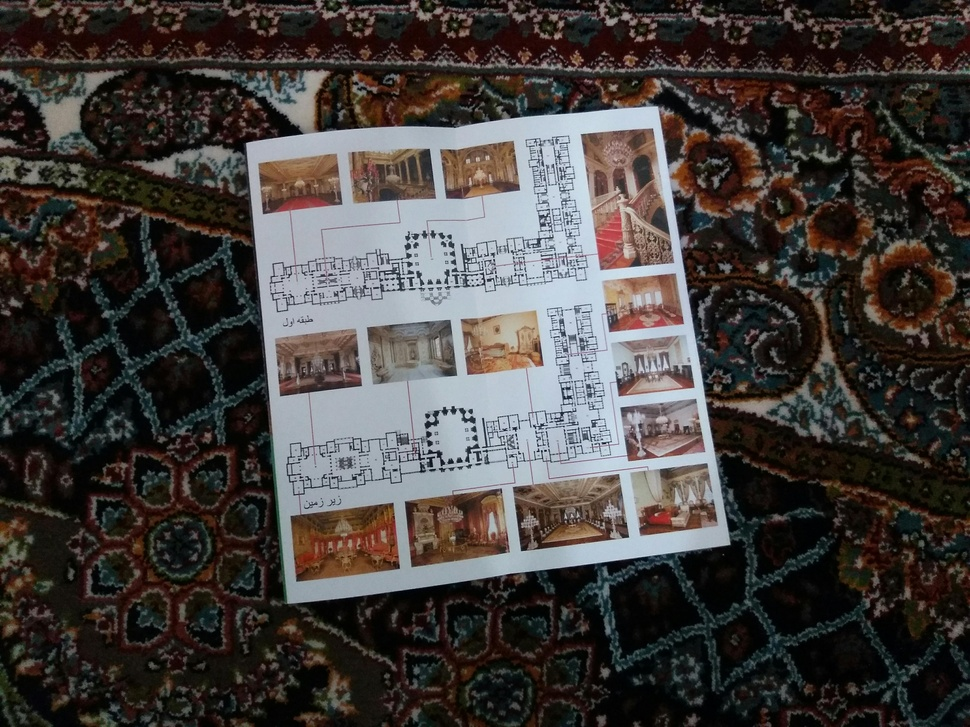
#> input picture dataset/raw/(1004).jpg, 970 x 727 px, shrunk from 4128 x 3096 before the run; its folder holds only this picture in this run
$ python -i enhancement.py   (imports and definitions only)
#> lines starting #> are read from the running program, lines starting #| are printed output that depends on the picture; after the words box and inside, x2 and y2 are one past the last pixel; in counts of white or black regions, pixels touching at a corner belong together
#> further down, picture is the input picture: shape (727, 970, 3); mean B, G, R 60.4, 62.9, 67.8
import cv2


def _to_gray(image):
    if len(image.shape) == 3:
        return cv2.cvtColor(image, cv2.COLOR_BGR2GRAY)
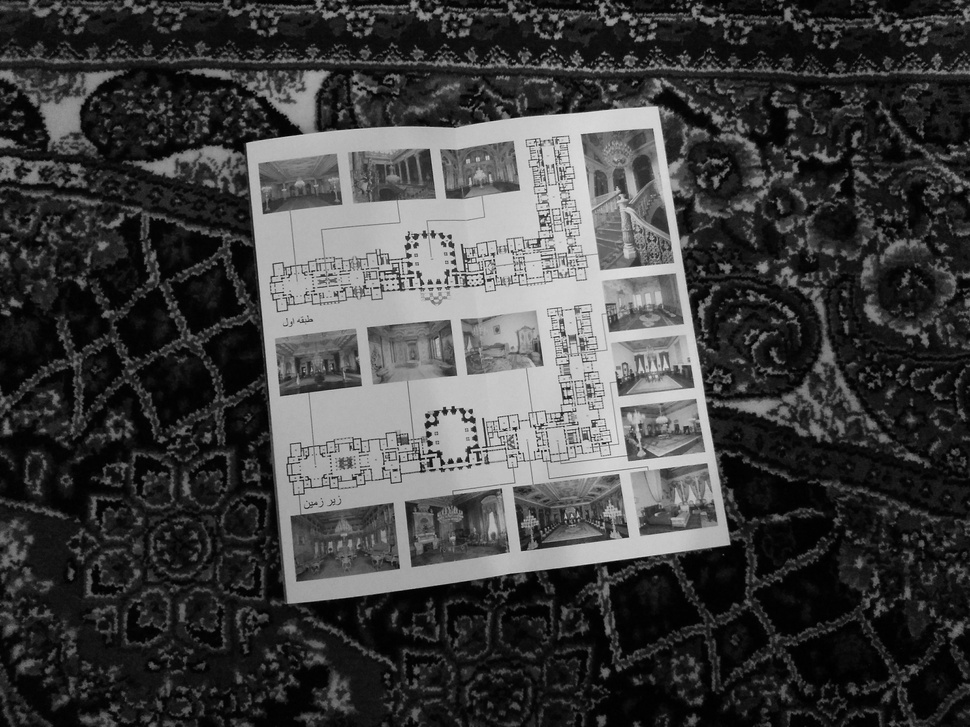
#> returned value: shape (727, 970); min 0, max 245, mean 64.1
    return image


def global_threshold(image):
    # Global thresholding (Otsu): satu ambang untuk seluruh gambar
    gray = _to_gray(image)
    gray = cv2.GaussianBlur(gray, (3, 3), 0)

    _, result = cv2.threshold(
        gray, 0, 255,
        cv2.THRESH_BINARY + cv2.THRESH_OTSU
    )
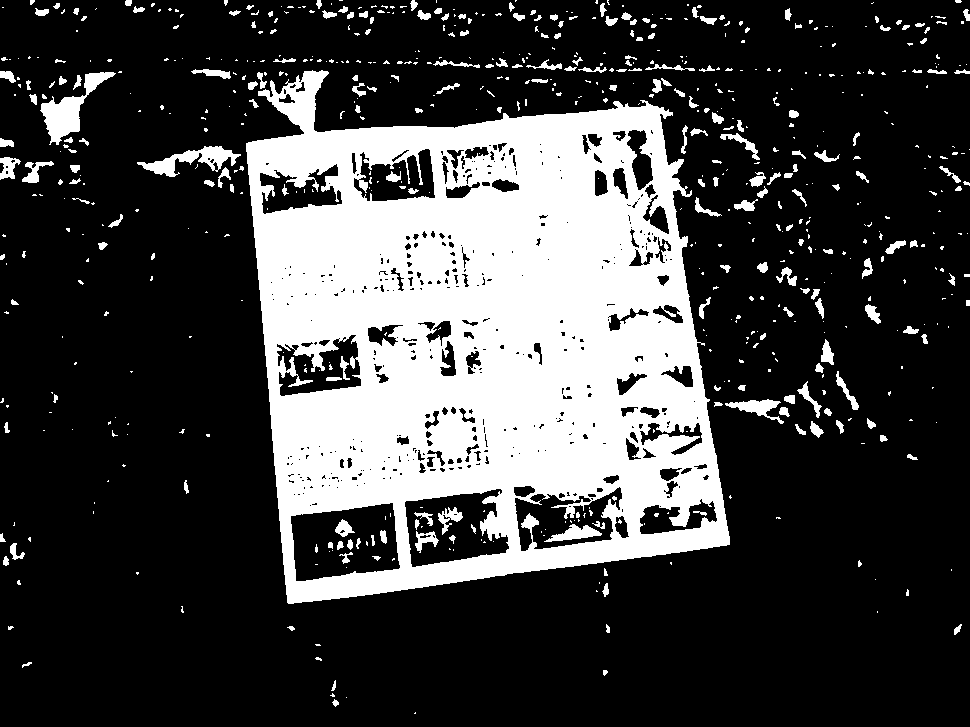
#> result: shape (727, 970); 25.8% white; 685 white regions (464 under 20 px), largest, box (x1, y1, x2, y2) and area: (246, 70, 730, 604) 162115, (40, 72, 116, 145) 1714, (137, 146, 241, 177) 1218

    return result


def adaptive_threshold(image):
    # Adaptive thresholding: ambang dihitung per area kecil (31x31 piksel)
    gray = _to_gray(image)
    gray = cv2.GaussianBlur(gray, (3, 3), 0)

    result = cv2.adaptiveThreshold(
        gray, 255,
        cv2.ADAPTIVE_THRESH_GAUSSIAN_C,
        cv2.THRESH_BINARY,
        31, 10
    )

    return result

>>> import cv2
>>> picture = cv2.imread('../dataset/raw/(1004).jpg')
>>> result = global_threshold(picture)

$ run again, on dataset/raw/(1005).jpg
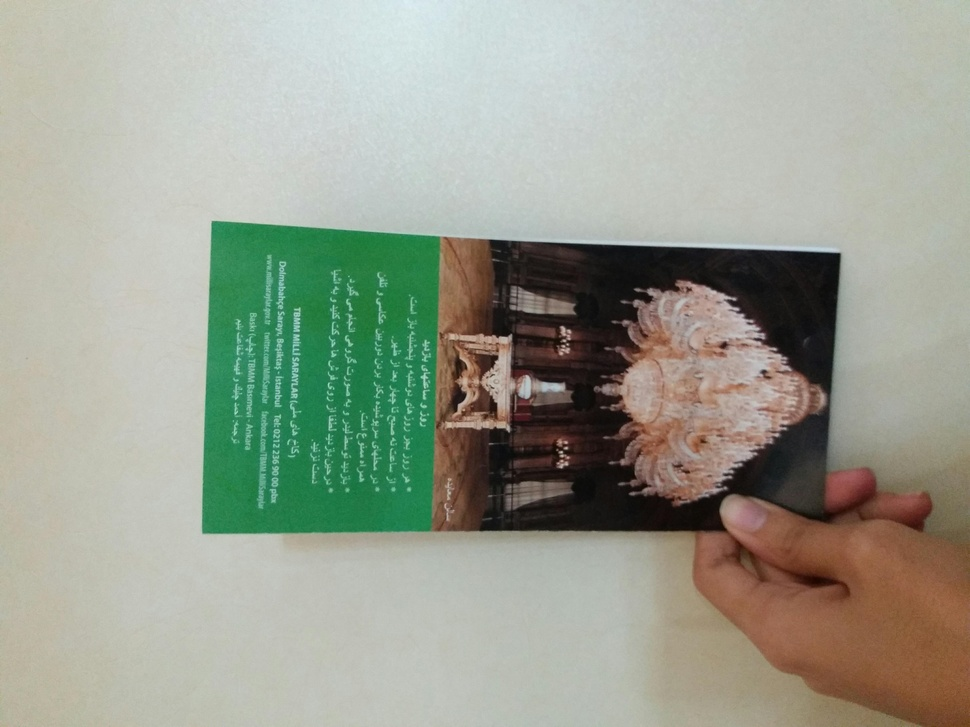
#> input picture dataset/raw/(1005).jpg, 970 x 727 px, shrunk from 4128 x 3096 before the run
#> picture is the input picture: shape (727, 970, 3); mean B, G, R 145.7, 159.8, 154.9
#> in _to_gray, `return cv2.cvtColor(image, cv2.COLOR_BGR2GRAY)`:
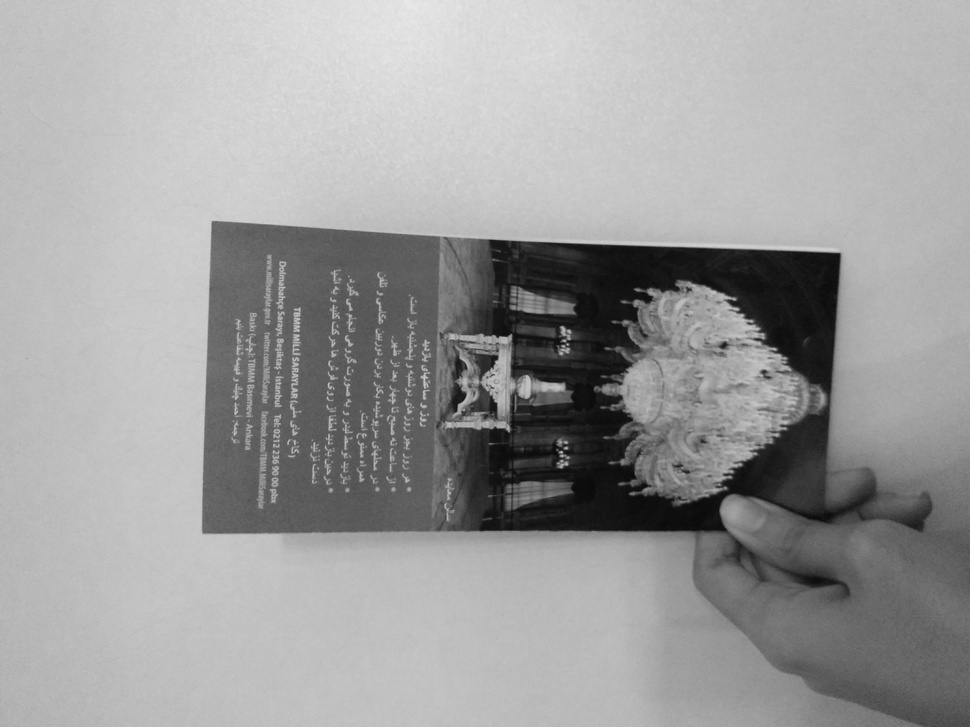
#> returned value: shape (727, 970); min 8, max 234, mean 156.7
#> in global_threshold, `_, result = cv2.threshold( gray, 0, 255, cv2.THRESH_BINARY + cv2.THRES..`:
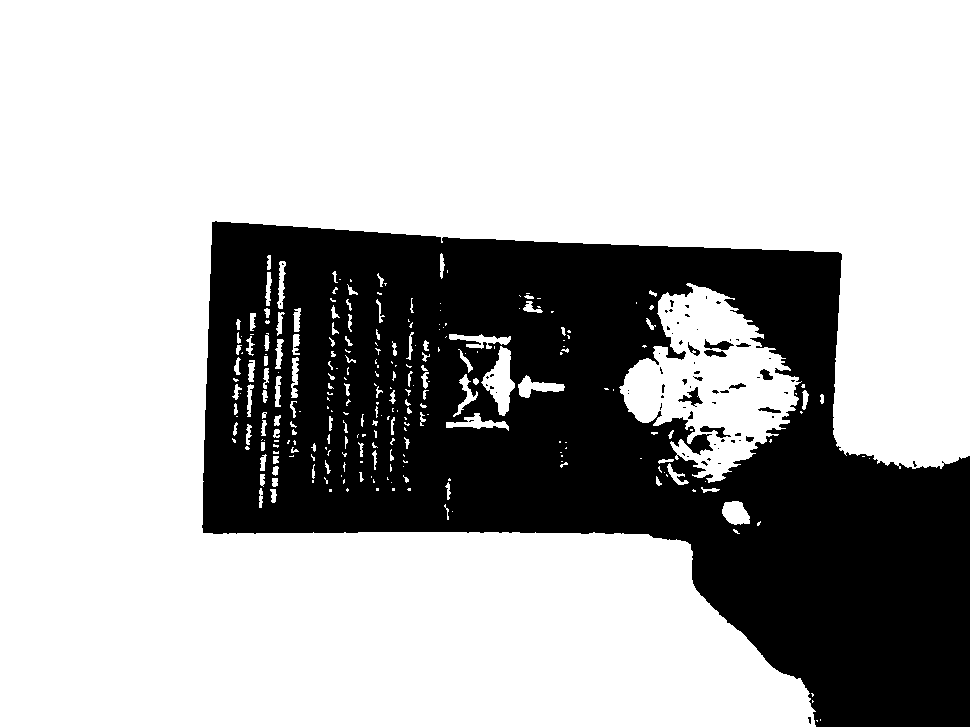
#> result: shape (727, 970); 70.2% white; 68 black regions (54 under 20 px), largest, box (x1, y1, x2, y2) and area: (202, 221, 970, 727) 209095, (678, 387, 703, 407) 183, (704, 339, 734, 350) 160
